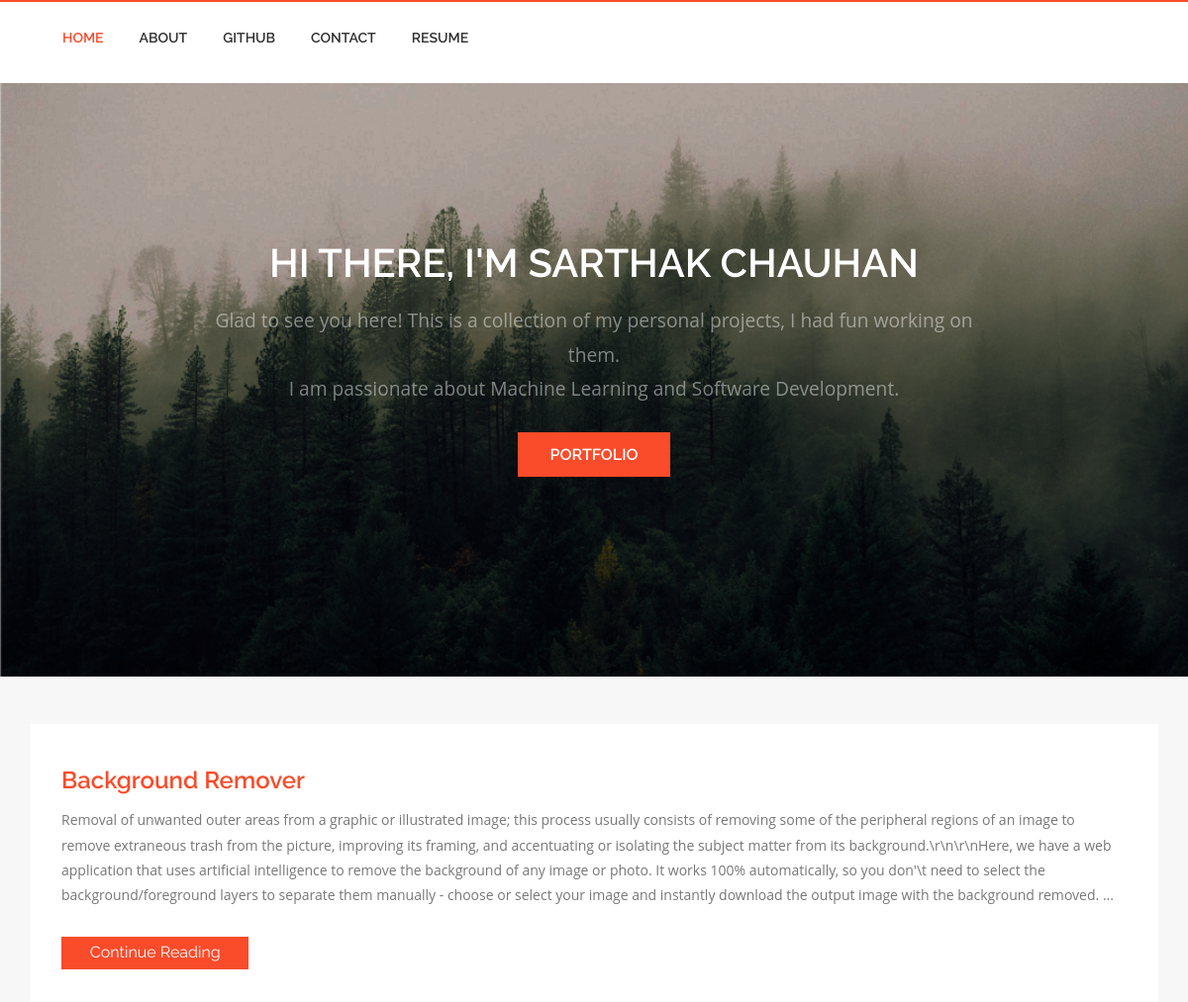
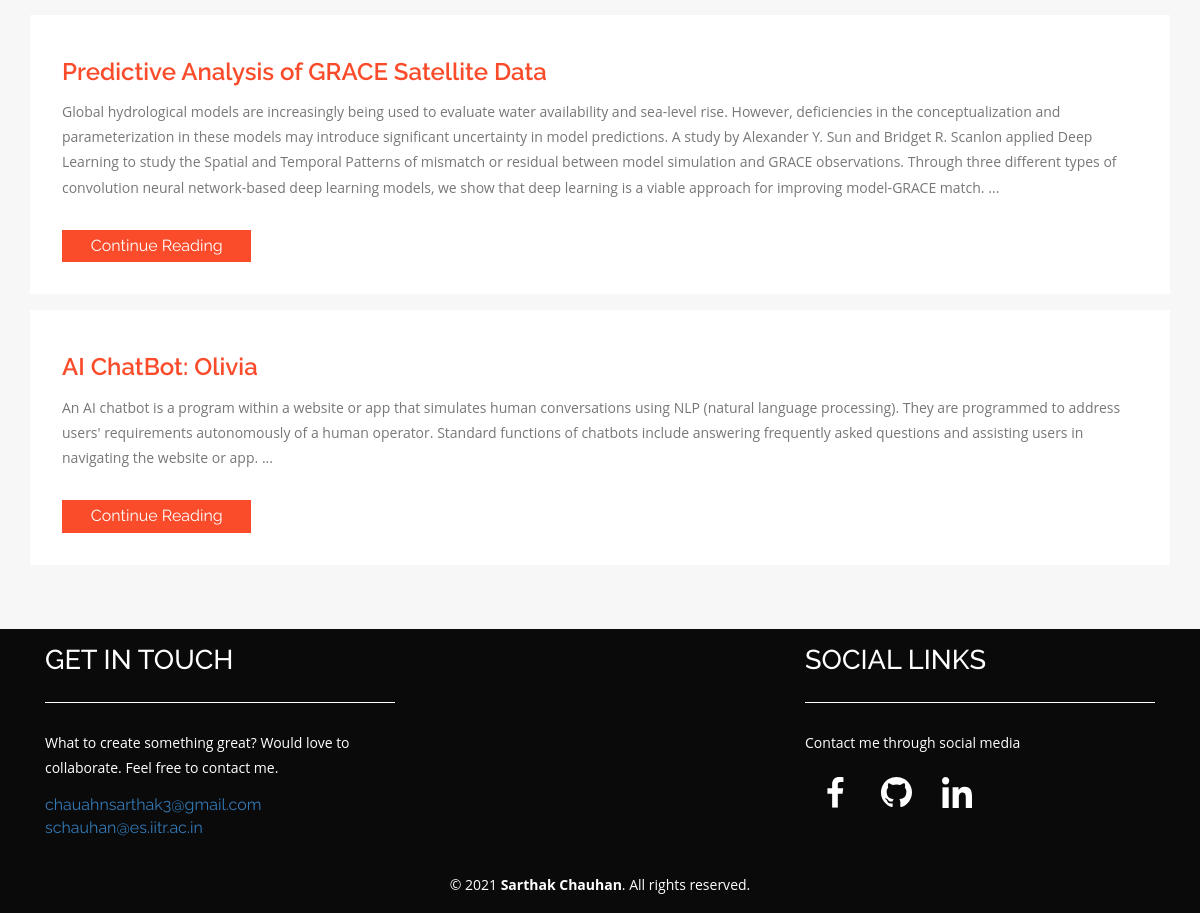
Before: / with the older database file (2 pictures, top to bottom).
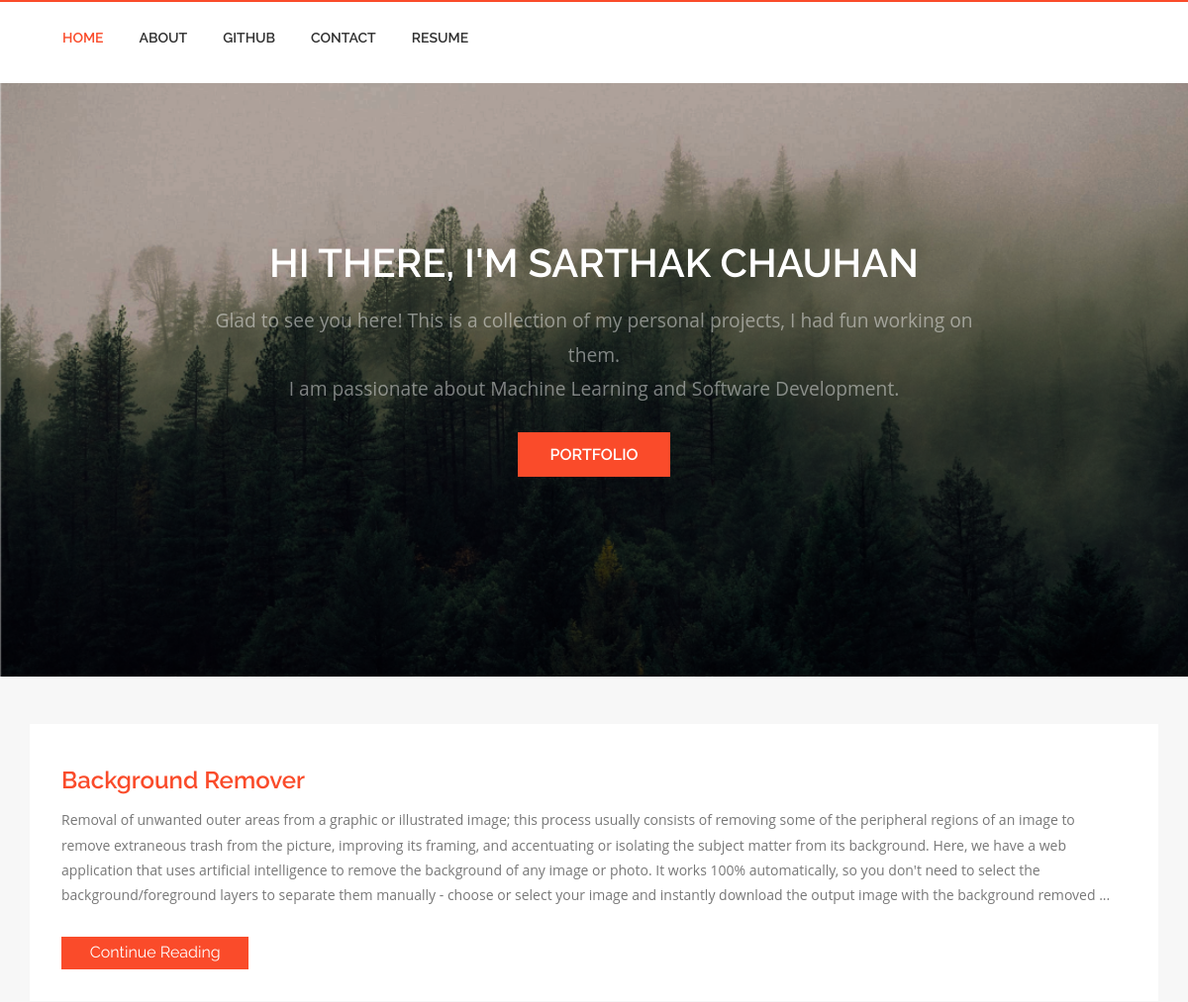
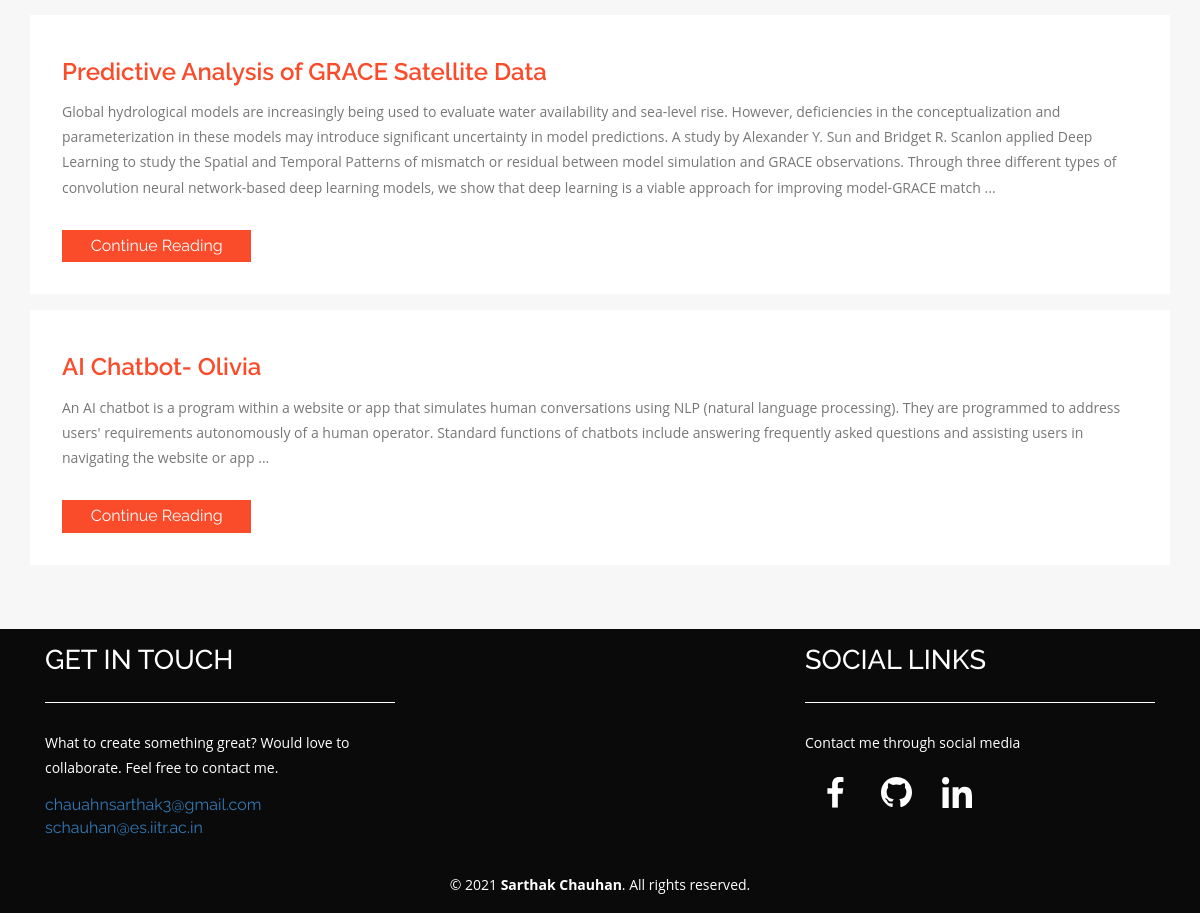
After: the same page with the newer database file (2 pictures, top to bottom).
### app.py (models this page shows)
class Posts(db.Model):
    sno= db.Column(db.Integer, primary_key=True)
    title= db.Column(db.String(80), unique=False, nullable=False)
    slug= db.Column(db.String(120), unique=False, nullable=True)
    image_file= db.Column(db.String(30), unique=False, nullable=True)
    content= db.Column(db.String(1000), unique=False, nullable=True)
    date= db.Column(db.String(12), unique=False, nullable=True)
    html_file= db.Column(db.String(120), unique=False, nullable=True)

### app.py (the view)
@app.route('/')
def home():
    posts=Posts.query.filter_by().all()[0:params['posts_in_homepage']]
    return render_template('home.html', params=params, posts=posts)

### templates/home.html (shortened to what this page needs)
<!DOCTYPE HTML>
<html>
<head>
<link href="{{ url_for('static', filename='css/bootstrap.css') }}" rel='stylesheet' type='text/css' />
<link href="{{ url_for('static', filename='css/style.css') }}" rel='stylesheet' type='text/css' />
<link href="{{ url_for('static', filename='css/animate.min.css') }}" rel="stylesheet">
</head>
<body>
<div class="header" id="ban">
	<div class="container">
		<div class="header_right wow fadeInLeft animated animated" data-wow-delay=".5s" style="visibility: visible; animation-delay: 0.5s; animation-name: fadeInLeft;">
			<nav class="navbar navbar-default">
			<div class="collapse navbar-collapse nav-wil" id="bs-example-navbar-collapse-1">
				<nav class="link-effect-7" id="link-effect-7">
					<ul class="nav navbar-nav">
						<li class="active act"><a href="/"> Home </a></li>
						<li><a href="/about"> About </a></li>
						<li><a href="https://github.com/Sar1hak" target="_blank"> Github </a></li>
						<li><a href="/contact"> Contact </a></li>
						<li><a href="{{ url_for('static', filename= 'images/resume.pdf') }}" target="_blank"> Resume </a></li>
					</ul>
				</nav>
			</div>
		    </nav>
		</div>
		<div class="clearfix"> </div>
	</div>
</div>
<div class="banner">
    <div class="container">
		<h2>HI THERE, I'M SARTHAK CHAUHAN </h2>
		<p>Glad to see you here! This is a collection of my personal projects, I had fun working on them.
			<br>
			I am passionate about Machine Learning and Software Development.
		</p>
		<a href="#main-content">PORTFOLIO</a>
	</div>
</div>
<div class="technology">
	<div id="main-content" class="container">
{% for post in posts %}
    <div class="tc-ch wow fadeInDown"  data-wow-duration=".8s" data-wow-delay=".2s">
    	<h3><a href="/post/{{post.slug}}">{{post.title}}</a></h3>
    	<p>{{post.content}} ...</p>
    	<div class="bht1">
        	<a href="/post/{{post.slug}}">Continue Reading</a>
    	</div>
    	<div class="clearfix"></div>
	</div>
{% endfor %}
	</div>
</div>
<div class="footer">
	<div class="container">
		<div class="col-md-4 footer-left wow fadeInLeft"  data-wow-duration=".8s" data-wow-delay=".2s">
			<h4>GET IN TOUCH</h4>
			<p>What to create something great? Would love to collaborate. Feel free to contact me.</p>
			<a href="mailto:chauhansarthak3@gmail.com">chauahnsarthak3@gmail.com</a>
			<a href="mailto:schauhan@es.iitr.ac.in">schauhan@es.iitr.ac.in</a>
		</div>
		<div class="col-md-4 footer-middle wow fadeInDown"  data-wow-duration=".8s" data-wow-delay=".2s">
		</div>
		<div class="col-md-4 footer-right wow fadeInRight"  data-wow-duration=".8s" data-wow-delay=".2s">
			<h4>SOCIAL LINKS</h4>
			<p>Contact me through social media </p>
			<div class="nav navbar-nav navbar-right social-icons wow fadeInRight animated animated" data-wow-delay=".5s" style="visibility: visible; animation-delay: 0.5s; animation-name: fadeInRight;">
				<div class="col-lg-2 col-md-2 col-sm-2 col-xs-2">
					<div id="Facebook">
						<a href="https://www.facebook.com/sarthak.chauhan.5264"> <img src="{{ url_for('static', filename='images/facebook.svg') }}" alt="photo" id="Behance" width="100%"> </a>
					</div>
				</div>
				<div class="col-lg-2 col-md-2 col-sm-2 col-xs-2">
					<div id="Github">
						<a href="https://github.com/Sar1hak"> <img src="{{ url_for('static', filename='images/Github.svg') }}" alt="photo" id="Dribbble" width="100%"> </a>
					</div>
				</div>
				<div class="col-lg-2 col-md-2 col-sm-2 col-xs-2">
					<div id="Linkedin">
						<a href="https://www.linkedin.com/in/sarthak-chauhan-3a8776149/"> <img src="{{ url_for('static', filename='images/linkedin.svg') }}" alt="photo" id="Medium" width="100%"> </a>
					</div>
				</div>
			</div>
			<div class="clearfix"> </div>
		</div>
		<div class="clearfix"></div>
	</div>
</div>
<div class="copyright wow fadeInUp"  data-wow-duration=".8s" data-wow-delay=".2s">
	<div class="container">
		<p>© 2021 <a href="/about">Sarthak Chauhan</a>. All rights reserved.</p>
	</div>
</div>
</body>
</html>

### static/css/style.css (style rules this page uses)
html, body { font-family: 'Raleway', sans-serif; font-size: 100%; background: #f7f7f7; }
body a,.grid_1,plan_1,plan_1.one,plan_1.two,i.icon1, i.icon2, i.icon3, i.icon4, i.icon5, i.icon6 { transition:0.5s all; -webkit-transition:0.5s all; -moz-transition:0.5s all; -o-transition:0.5s all; -ms-transition:0.5s all; }
h1,h2,h3,h4,h5,h6 { margin:0; font-family: 'Raleway', sans-serif; }
p { margin:0; font-family: 'Open Sans', sans-serif; }
ul { margin:0; padding:0; }
.header { background: #FFF; padding: 1em 0; box-shadow: 0px 1px 9px 1px #cfcfcf; border-top: 2px solid #fa4b2a; }
.navbar-right { float: left !important; margin-right: -15px; }
.social-icons { margin-top: 0.5em; }
.header_right { float: left; margin-left: 0em; margin-right: 3em; }
.navbar { margin-bottom: 0; }
.navbar-default { background: none; border: none; }
.navbar-default .navbar-nav > li > a { color: #303030; }
.navbar-nav > li > a { font-size: 14px; padding: 10px 18px; text-transform: uppercase; font-family: 'Raleway', sans-serif; font-weight: 600; }
.navbar-default .navbar-nav > .active > a, .navbar-default .navbar-nav > .active > a:hover, .navbar-default .navbar-nav > .active > a:focus { color: #fa4b2a; background: none; }
.navbar-default .navbar-nav > .active > a:before { color:#fa4b2a; }
.link-effect-7 { -moz-perspective: 900px; -webkit-perspective: 900px; perspective: 900px; }
.link-effect-7 a { color: rgba(0, 0, 0, 0.4); text-shadow: none; margin: 0; -moz-transition: 0.3s; -o-transition: 0.3s; -webkit-transition: 0.3s; transition: 0.3s; }
.link-effect-7 a::before { color: white; content: attr(data-hover); position: absolute; -moz-transition: 0.3s; -o-transition: 0.3s; -webkit-transition: 0.3s; transition: 0.3s; -moz-transform-origin: 50% 0 50%; -ms-transform-origin: 50% 0 50%; -webkit-transform-origin: 50% 0 50%; transform-origin: 50% 0 50%; -moz-transform-style: preserve-3d; -webkit-transform-style: preserve-3d; transform-style: preserve-3d; }
.banner { background: url(../images/banner-1.png) no-repeat 0px 0px; background-size:cover; -webkit-background-size: cover; -o-background-size: cover; -ms-background-size: cover; -moz-background-size: cover; min-height: 600px; }
.banner a { font-size: 1em; color: #fff; font-weight: 600; padding: 0.8em 2em; background:#fa4b2a; }
.banner h2 { font-size:2.5em; font-weight: 600; color: #fff; }
.banner { padding: 10em 0 0; text-align: center; }
.banner p { font-size: 1.2em; color: rgba(255, 255, 255, 0.46); font-weight: 400; line-height: 1.8em; margin: 1em auto 2em; width: 70%; }
.tc-ch h3 a,.wthree h3 a { color: #fa4b2a; font-weight: 600; }
.tc-ch p,.wthree p { color: #777; font-size: 0.875em; line-height: 1.8em; margin: 1em 0; }
.tc-ch h3,.wthree h3 { margin: 0.5em 0 0; font-size:1.5em; }
.tc-ch { background: #fff; padding: 2em 2em; margin-bottom: 1em; }
.bht1 a { background: #fa4b2a; padding: 0.3em 1.8em; display:inline-block; color: #fff; }
.bht1 { float: left; padding-top: 1em; }
.footer { background: #0a0a0a; padding: 1em 0; margin-top: 3em; }
.footer p { font-size: 0.875em; color: #fff; margin: 1em 0; line-height: 1.8em; }
.footer h4 { font-size: 1.7em; color: #fff; border-bottom: 1px solid #fff; margin-bottom: 1em; padding-bottom: 1em; }
.copyright { background:#0a0a0a; padding: 1em 0; text-align: center; }
.copyright p { font-size: 0.875em; color: #ffffff; line-height: 1.8em; }
.copyright p a { color: #ffffff; font-weight:700; }
.technology { margin-top: 3em; }

Changed rows visible on the page:
changed Posts "Background Remover": content "…subject matter from its background.\\r\\n\\r\\nHere, we have a web application that uses artificial intelligence to remove the background of any image or photo. It works 100% automatically, so you don'\\t need to select the background/foreground layers to separate them manually - choose or select your image and instantly download the output image with the background removed." → "…subject matter from its background. Here, we have a web application that uses artificial intelligence to remove the background of any image or photo. It works 100% automatically, so you don't need to select the background/foreground layers to separate them manually - choose or select your image and instantly download the output image with the background removed"
changed Posts "Predictive Analysis of GRACE Satellite Data": content "…approach for improving model-GRACE match." → "…approach for improving model-GRACE match"
changed Posts: title "AI ChatBot: Olivia" → "AI Chatbot- Olivia"; content "…navigating the website or app." → "…navigating the website or app"
